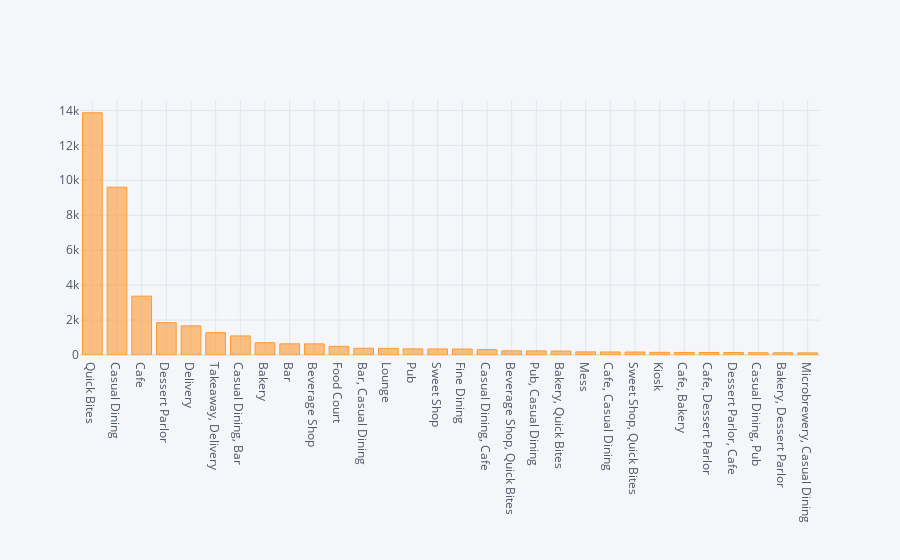

The code cell stored with this chart in its notebook:
### Markdown cell above
# Most Popular Restaurant types

### Code cell
df.rest_type.value_counts().head(30).iplot(kind="bar")

### Figure 1 — Plotly figure (JSON) as saved in the notebook; plotly's stock layout.template omitted (floating-point values rounded to 4 significant figures)
{"data": [{"marker": {"color": "rgba(255, 153, 51, 0.6)", "line": {"color": "rgba(255, 153, 51, 1.0)", "width": 1}}, "name": "count", "orientation": "v", "text": "", "type": "bar", "x": ["Quick Bites", "Casual Dining", "Cafe", "Dessert Parlor", "Delivery", "Takeaway, Delivery", "Casual Dining, Bar", "Bakery", "Bar", "Beverage Shop", "Food Court", "Bar, Casual Dining", "Lounge", "Pub", "Sweet Shop", "Fine Dining", "Casual Dining, Cafe", "Beverage Shop, Quick Bites", "Pub, Casual Dining", "Bakery, Quick Bites", "Mess", "Cafe, Casual Dining", "Sweet Shop, Quick Bites", "Kiosk", "Cafe, Bakery", "Cafe, Dessert Parlor", "Dessert Parlor, Cafe", "Casual Dining, Pub", "Bakery, Dessert Parlor", "Microbrewery, Casual Dining"], "y": [13866, 9605, 3368, 1850, 1666, 1278, 1092, 704, 640, 638, 496, 385, 381, 351, 346, 342, 310, 239, 236, 225, 180, 173, 171, 152, 146, 144, 144, 127, 127, 121]}], "layout": {"autosize": true, "legend": {"bgcolor": "#F5F6F9", "font": {"color": "#4D5663"}}, "paper_bgcolor": "#F5F6F9", "plot_bgcolor": "#F5F6F9", "title": {"font": {"color": "#4D5663"}}, "xaxis": {"autorange": true, "gridcolor": "#E1E5ED", "range": [-0.5, 29.5], "showgrid": true, "tickfont": {"color": "#4D5663"}, "title": {"font": {"color": "#4D5663"}, "text": ""}, "type": "category", "zerolinecolor": "#E1E5ED"}, "yaxis": {"autorange": true, "gridcolor": "#E1E5ED", "range": [0, 14600.0], "showgrid": true, "tickfont": {"color": "#4D5663"}, "title": {"font": {"color": "#4D5663"}, "text": ""}, "type": "linear", "zerolinecolor": "#E1E5ED"}}}
